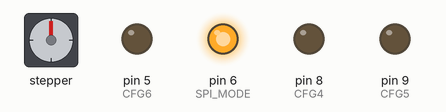
Bench run of a sketch on a simulated Arduino Uno, built with avr-gcc and run on an emulated ATmega328P. Parts: stepper motor, output pins drawn as LEDs (lit = HIGH). Wiring (inferred from the names in the program): stepper motor driver (200 steps per turn assumed): step pin 3; direction pin 2. Pins used as bus, display or sensor lines are not drawn.

Above: at 0.1 s.
At 1.05 s:
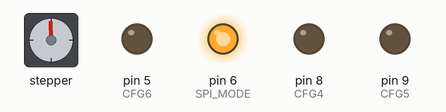
At 19.95 s:
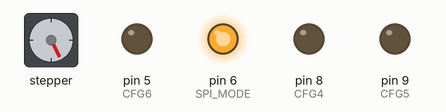
At 39.75 s:
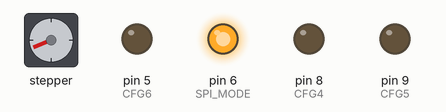
Timing chart, 0 to 40.0 s (numbered marks = the images above):
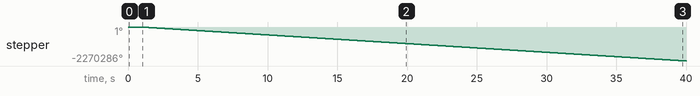

The sketch:

FullTrinamic.ino
```cpp
#include <SPI.h>
#define DIR 2 //Goes to Step Pin on daughterboard(6)
#define STEP 3 //Goes to pin 7 on DB
#define MISO_CFG0 12 //pin 5 db ALSO MISO FOR SPI
#define MOSI_CFG1 11 //pin 4 db ALSO MOSI FOR SPI
#define SCK_CFG2 13 //pin 3 db ALSO SCK FOR SPI
#define SS_CFG3 10 //pin 2 db ALSO SS for SPI
#define CFG4 8 // pin 18 db
#define CFG5 9 //pin 19 db
#define CFG6 5 //Pin 22 DB Enable
#define SPI_MODE 6 //Pin 10 DB
//bool standalone = true;
uint8_t val[5]={0,0,0,0,0};
const uint8_t required[9][5] ={{0xEC,0x01,0x01,0x00,0xC2},{0x90,0x00,0x06,0x1F,0x0A},{0x91,0x00,0x00,0x00,0x0A},{0x80,0x00,0x00,0x00,0x03},{0x93,0x00,0x00,0x00,0x00}};
const uint8_t checkPins[5]={0x04,0x00,0x00,0x00,0x00};
void SPI_Send(uint8_t value[5]){
  digitalWrite(SS_CFG3, LOW);
  for(int i =0; i<5; i++)
  {
    val[i] = SPI.transfer(value[i]);
  }
  digitalWrite(SS_CFG3,HIGH);
  for(int i =0; i<5; i++){
    //Serial.print(val[i],HEX);
    //Serial.print(" ");
  }
  //Serial.println("");
}
void stepperSetup(){

  for(int i =0; i<9; i++){
      SPI_Send(required[i]);
      delay(100);
    }
  }
void standalone_mode()
{
  //standalone=true;
  digitalWrite(SPI_MODE,0);
  //set Chopper TOFF to 140 TCLK by tying MOSI_CFG1 to GND
  digitalWrite(MISO_CFG0,LOW);
  //Set to Standard Fullstep Operation by setting MOSI_CFG1 and SCK_CFG2 to GND
  digitalWrite(MOSI_CFG1,LOW);
  digitalWrite(SCK_CFG2,LOW);
  //set to use internal sense resistors and the analog input current on AIN
  digitalWrite(SS_CFG3,HIGH);
  //Chopper Hysteresis Setting(HEND=7 when CFG 4= GND)
  digitalWrite(CFG4,LOW);
  //set chopper blank time to TBL = 01 by setting CFG5->1
  digitalWrite(CFG5,HIGH);
  //Driver Enable
  digitalWrite(CFG6,LOW);
  digitalWrite(DIR,HIGH);
  digitalWrite(STEP,HIGH);
}
void spi_mode()
{
 //standalone=false;
 digitalWrite(SPI_MODE,1);
 //Write CFG4 Low to disable dcstep
 digitalWrite(CFG4,LOW);
 //drive CFG 6 Low for Driver Enable(ONLY IN SPI MODE, THIS PIN WORKS AS A CONFIGURATION PIN IN STANDALONE)
 digitalWrite(CFG6,LOW);
 //Write SS High to ensure no signals get read by accident
 digitalWrite(SS_CFG3, HIGH);
 SPI.setBitOrder(MSBFIRST);
 SPI.setDataMode(SPI_MODE3);
 SPI.begin();
  // Slow down the master a bit
 SPI.setClockDivider(SPI_CLOCK_DIV8);
 stepperSetup();
 digitalWrite(DIR,LOW);
 //digitalWrite(SPI_MODE,0);
}
void setup()
{
 Serial.begin(9600);
 pinMode(DIR,OUTPUT);
 pinMode(STEP,OUTPUT);
 pinMode(SPI_MODE,OUTPUT);
 pinMode(MISO_CFG0,OUTPUT);
 pinMode(MOSI_CFG1,OUTPUT);
 pinMode(SCK_CFG2,OUTPUT);
 pinMode(SS_CFG3,OUTPUT);
 pinMode(CFG4,OUTPUT);
 pinMode(CFG5,OUTPUT);
 pinMode(CFG6,OUTPUT);
 //standalone_mode();
 spi_mode();

}

void loop() {
  // put your main code here, to run repeatedly:
  digitalWrite(STEP,LOW);
  delayMicroseconds(10);
  //SPI_Send(checkPins);
  digitalWrite(STEP,HIGH);
  delayMicroseconds(10);

}
```

Measured:
- by itself, stepper: keeps turning counter-clockwise at about 58065°/s
